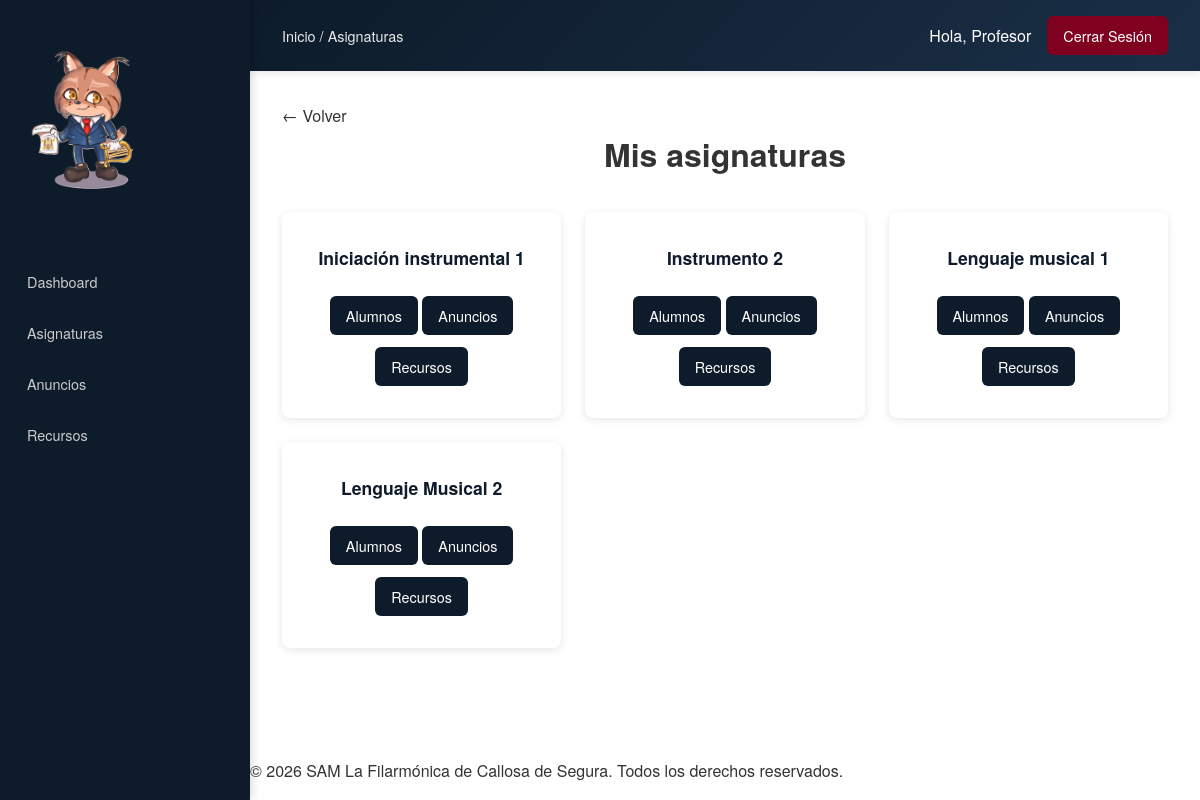
Screenshot of /profesor/asignaturas.php (signed in) with the database file from the repository.
### tables this page shows
CREATE TABLE `asignaturas` (
  `id_asignatura` int(11) NOT NULL,
  `nombre` varchar(100) NOT NULL,
  `id_curso` int(11) DEFAULT NULL,
  `id_profesor` int(11) DEFAULT NULL
);

### profesor/asignaturas.php (the view, shortened to what this page needs)
<?php
require_once "../includes/funciones.php";
include "../plantillas/header_privado.php";
include "../plantillas/navbar_privado.php";
?>
<main class="main">
    <h1>Mis asignaturas</h1>
    <div class="dashboard-grid">
        <?php
        $conexion = conectar();
        $id_profesor = $_SESSION['id_usuario'];
        $asignaturas = $conexion->query("SELECT a.*, c.nombre AS curso_nombre, c.curso_academico
                                        FROM asignaturas a
                                        JOIN cursos c ON a.id_curso=c.id_curso
                                        WHERE a.id_profesor=$id_profesor
                                        ORDER BY a.nombre ASC");
        if ($asignaturas->num_rows == 0) {
            echo "<p>No tienes asignaturas asignadas.</p>";
        } else {
            while ($asignatura = $asignaturas->fetch_assoc()) { ?>
            <div class="dashboard-card">
            <h3><?= $asignatura['nombre'] ?></h3>
            <div class="acciones-card">
                <a href="listado-alumnos.php?id_asignatura=<?= $asignatura['id_asignatura'] ?>"> Alumnos </a>
                <a href="anuncios.php?id_asignatura=<?= $asignatura['id_asignatura'] ?>"> Anuncios </a>
                <a href="recursos.php?id_asignatura=<?= $asignatura['id_asignatura'] ?>"> Recursos </a>
            </div>
        </div>
        <?php
            }
        }
        ?>
    </div>
</main>
<?php include "../plantillas/footer_privado.php";
?>

### estaticos/css/styles.css (style rules this page uses)
* { box-sizing: border-box; margin: 0; padding: 0; }
html, body { height: 100%; margin: 0; }
body { font-family: 'Helvetica Neue', Arial, sans-serif; line-height: 1.6; color: #333333; display: flex; flex-direction: column; min-height: 100vh; min-width: 320px; }
main { flex: 1; }
a { text-decoration: none; color: inherit; }
h1, h2, h3 { margin-bottom: 1rem; text-align: center; }

### estaticos/css/privado.css (style rules this page uses)
* { box-sizing: border-box; }
html, body { min-width: 320px; }
body { margin: 0; padding: 0; }
.main { padding: 1rem; width: 100%; max-width: 1400px; min-width: 300px; margin: 0 auto; }
.dashboard-grid { display: grid; grid-template-columns: 1fr; gap: 1rem; margin-top: 1.5rem; }
.dashboard-card { background: white; padding: 1.5rem; border-radius: 8px; box-shadow: 0 2px 8px rgba(0, 0, 0, 0.1); text-align: center; transition: transform 0.3s; }
.dashboard-card h3 { color: #0D1B2A; margin-bottom: 0.75rem; font-size: 1rem; }
.dashboard-card a { display: inline-block; background: #0D1B2A; color: white; padding: 6px 12px; border-radius: 6px; margin-top: 0.75rem; transition: background 0.3s; font-size: 0.85rem; }
@media (min-width: 768px) { .main { padding: 1.5rem; } }
@media (min-width: 768px) { .dashboard-grid { grid-template-columns: repeat(2, 1fr); gap: 1.5rem; margin-top: 2rem; } }
@media (min-width: 768px) { .dashboard-card { padding: 2rem; } }
@media (min-width: 768px) { .dashboard-card h3 { font-size: 1.1rem; } }
@media (min-width: 768px) { .dashboard-card a { padding: 8px 16px; font-size: 0.9rem; } }
@media (min-width: 1024px) { .main { padding: 2rem; max-width: 1200px; } }
@media (min-width: 1024px) { .dashboard-grid { grid-template-columns: repeat(3, 1fr); } }
@media (min-width: 1024px) { body { margin-left: 250px; } }

### rows the page displays
asignaturas: nombre "Iniciación instrumental 1"
asignaturas: nombre "Instrumento 2"
asignaturas: nombre "Lenguaje musical 1"
asignaturas: nombre "Lenguaje Musical 2"

### other values shown
$breadcrumbs[$pagina_actual] "Asignaturas"
$nombre "Profesor"
